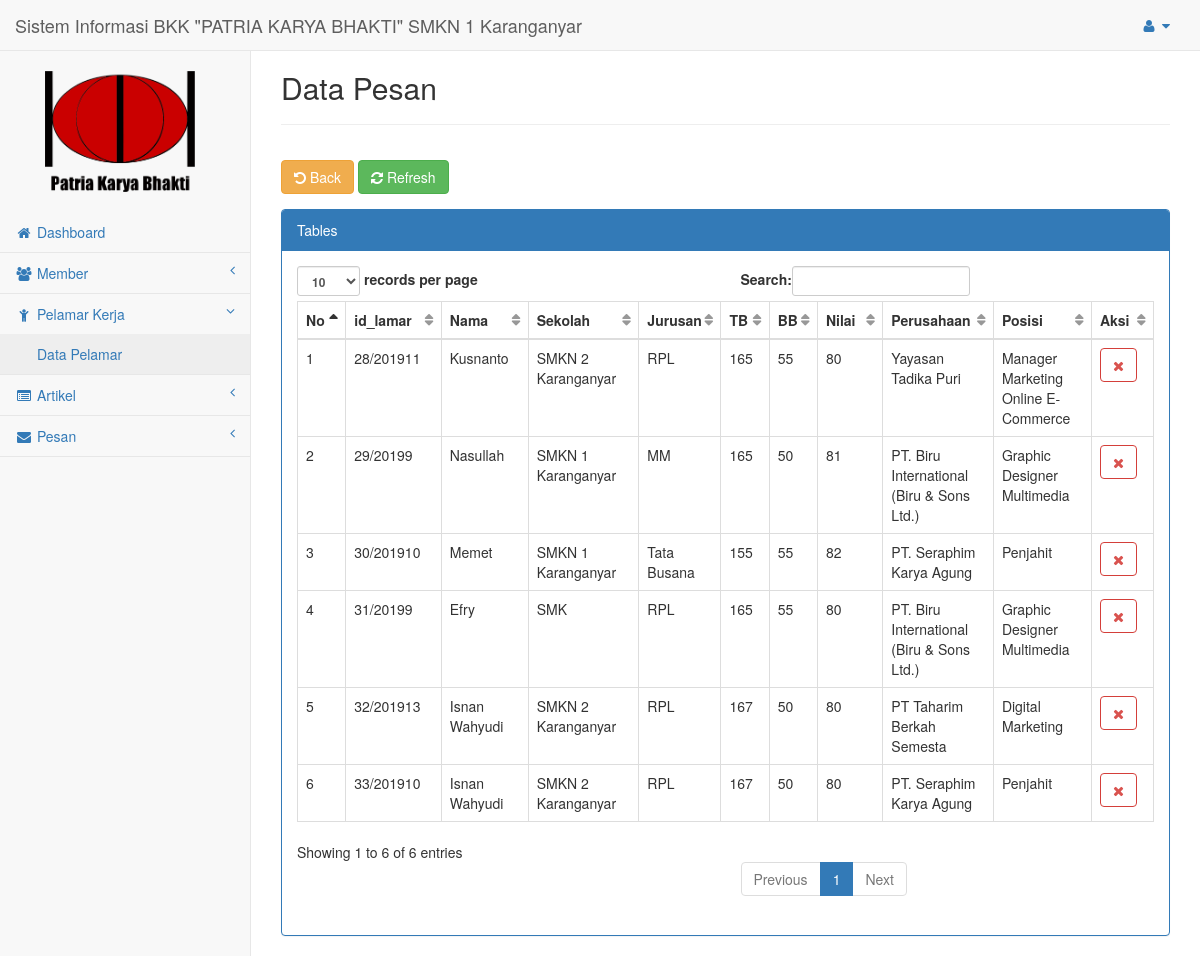
The app's page /0akuadmin/pages/user?page=pelamar (signed in) with its own data.
### tables this page shows
CREATE TABLE `tbl_pelamar` (
  `id_pelamar` int(9) NOT NULL,
  `id_lamar` varchar(50) NOT NULL,
  `id_loker` int(9) NOT NULL,
  `username` varchar(100) NOT NULL,
  `NamaLengkap` varchar(50) NOT NULL,
  `Sekolah` varchar(50) NOT NULL,
  `Jurusan` varchar(25) NOT NULL,
  `TB` int(5) NOT NULL,
  `BB` int(3) NOT NULL,
  `Nilai` varchar(10) NOT NULL,
  `Perusahaan` varchar(100) NOT NULL,
  `Posisi` varchar(100) NOT NULL,
  `tgl_lamar` timestamp NOT NULL DEFAULT CURRENT_TIMESTAMP ON UPDATE CURRENT_TIMESTAMP
);

### 0akuadmin/pages/user/page/pelamar/pelamar.php (the view)
<h2>Data Pesan</h2><hr>
  <div class="row">
    <div class="panel-body">
    <button type="button" class="btn btn-warning" onClick="history.go(-1)"><i class="fa fa-rotate-left"></i> Back </button>
    <button type="button" class="btn btn-success" onClick="history.go(0)"><i class="fa fa-refresh"></i> Refresh </button>
  </div>
<div class="col-md-12">
<div class="panel panel-primary">
<div class="panel-heading">Tables</div>
<div class="panel-body">
<div class="table-responsive">
    <table class="table table-bordered table-hover" id="dataTables-example">
    <thead>
        <tr>
            <th width="60px">No</th>
            <th>id_lamar</th>
            <th>Nama</th>
            <th>Sekolah</th>
            <th>Jurusan</th>
            <th width="60px">TB</th>
            <th width="60px">BB</th>
            <th width="75px">Nilai</th>
            <th>Perusahaan</th>
            <th>Posisi</th>
            <th>Aksi</th>
        </tr>
    </thead>
    <tbody>
<?php
$no = 1;
$sql = $koneksi->query("select * from tbl_pelamar");
while ($data = $sql->fetch_assoc()) {
?>
        <tr>
            <td><?php echo $no++; ?></td>
            <td><?php echo $data['id_pelamar']."/"; echo $data['id_lamar']; ?></td>
            <td><?php echo $data['NamaLengkap']; ?></td>
            <td><?php echo $data['Sekolah']; ?></td>
            <td><?php echo $data['Jurusan']; ?></td>
            <td><?php echo $data['TB']; ?></td>
            <td><?php echo $data['BB']; ?></td>
            <td><?php echo $data['Nilai']; ?></td>
            <td><?php echo $data['Perusahaan']; ?></td>
            <td><?php echo $data['Posisi']; ?></td>
            <td>
            <a onclick="return confirm('Anda Yakin Akan Menghapus Data?')" href="?page=pelamar&aksi=hapus&id_pelamar=<?php echo $data['id_pelamar']; ?>"><button class="btn btn-outline btn-danger"><i class="fa fa-times "></i></button></a>
            </td>
        </tr>
<?php
}
?>
        </tbody>
</table>
</div>
</div>
</div>
</div>
</div>

### records on screen
tbl_pelamar: id_pelamar "28", id_lamar "201911", NamaLengkap "Kusnanto", Sekolah "SMKN 2 Karanganyar", Jurusan "RPL", TB "165", BB "55", Nilai "80", Perusahaan "Yayasan Tadika Puri", Posisi "Manager Marketing Online E-Commerce"
tbl_pelamar: id_pelamar "29", id_lamar "20199", NamaLengkap "Nasullah", Sekolah "SMKN 1 Karanganyar", Jurusan "MM", TB "165", BB "50", Nilai "81", Perusahaan "PT. Biru International (Biru & Sons Ltd.)", Posisi "Graphic Designer Multimedia"
tbl_pelamar: id_pelamar "30", id_lamar "201910", NamaLengkap "Memet", Sekolah "SMKN 1 Karanganyar", Jurusan "Tata Busana", TB "155", BB "55", Nilai "82", Perusahaan "PT. Seraphim Karya Agung", Posisi "Penjahit"
tbl_pelamar: id_pelamar "31", id_lamar "20199", NamaLengkap "Efry", Sekolah "SMK", Jurusan "RPL", TB "165", BB "55", Nilai "80", Perusahaan "PT. Biru International (Biru & Sons Ltd.)", Posisi "Graphic Designer Multimedia"
tbl_pelamar: id_pelamar "32", id_lamar "201913", NamaLengkap "Isnan Wahyudi", Sekolah "SMKN 2 Karanganyar", Jurusan "RPL", TB "167", BB "50", Nilai "80", Perusahaan "PT Taharim Berkah Semesta", Posisi "Digital Marketing"
tbl_pelamar: id_pelamar "33", id_lamar "201910", NamaLengkap "Isnan Wahyudi", Sekolah "SMKN 2 Karanganyar", Jurusan "RPL", TB "167", BB "50", Nilai "80", Perusahaan "PT. Seraphim Karya Agung", Posisi "Penjahit"
